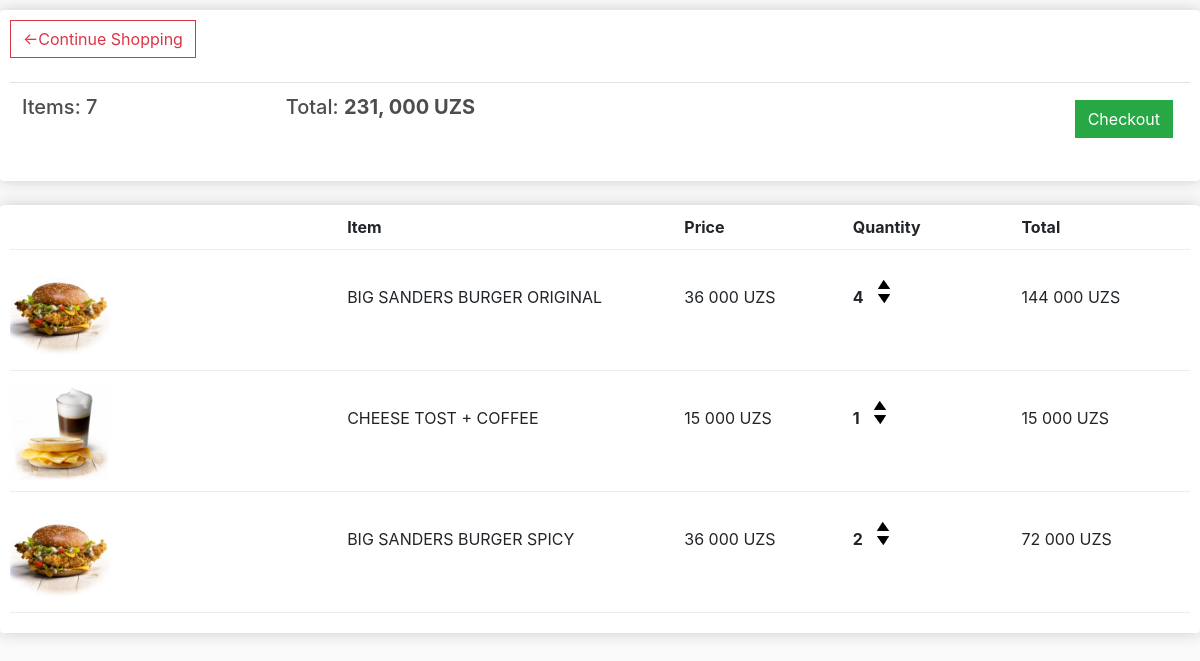
The app's page /cart/ (signed in) with its own data.
### app/models.py (models this page shows, shortened)
class CartFood(models.Model):
    food = models.ForeignKey(Food, on_delete=models.CASCADE, default='')
    user = models.ForeignKey(User, on_delete=models.CASCADE)
    quantity = models.PositiveIntegerField(default=1)

class Food(models.Model):
    restaurant = models.ForeignKey(Restaurant, on_delete=models.CASCADE)
    name = models.CharField(max_length=30)
    description = models.CharField(max_length=250)
    price = models.IntegerField()
    categories = models.ManyToManyField(Category, blank=True)
    image = models.ImageField(upload_to='images')

### app/views.py (the view)
# urls.py: path('cart/', views.cart, name='cart'),
@login_required(login_url='log_in')
def cart(request):
    cart_items = CartFood.objects.filter(user=request.user)
    total_price = sum([cart_item.quantity * cart_item.food.price for cart_item in cart_items])
    total_items = sum([cart_item.quantity for cart_item in cart_items])
    context = {
        'cart_items': cart_items,
        'total_price': total_price,
        'total_items': total_items
    }
    return render(request, 'app/cart.html', context)

### app/templates/app/cart.html (shortened to what this page needs)
<!DOCTYPE html>
<html lang="en">
<head>
    <link rel="stylesheet" href="https://stackpath.bootstrapcdn.com/bootstrap/4.4.1/css/bootstrap.min.css">
</head>
<body>
    <div class="row">
        <div class="col-lg-12">
            <div class="box-element">
                <a class="btn btn-outline-danger" href="{% url 'index' %}">&#x2190;Continue Shopping</a>
                <br>
                <br>
                <table class="table">
                    <tr>
                        <th><h5>Items: <strong></strong>{{total_items}}</strong></h5></th>
                        <th><h5>Total: <strong>{{total_price}}, 000 UZS</strong></h5></th>
                        <th>
                            <a class="btn btn-success" style="float: right;margin: 5px;" href="{% url 'checkout' %}">
                                Checkout
                            </a>
                        </th>
                    </tr>
                </table>
            </div>
            <br>
            <div class="box-element">
                <div class="cart-row">
                    <div style="flex: 2;"></div>
                    <div style="flex: 2;"><strong>Item</strong></div>
                    <div style="flex: 1;"><strong>Price</strong></div>
                    <div style="flex: 1;"><strong>Quantity</strong></div>
                    <div style="flex: 1;"><strong>Total</strong></div>
                </div>
                {% for item in cart_items %}
                    <div class="cart-row">
                        <div style="flex: 2;"><img class="row-image" src="{{ item.food.image.url }}" alt=""></div>
                        <div style="flex: 2;padding-top: 25px;"><p>{{item.food.name}}</p></div>
                        <div style="flex: 1;padding-top: 25px;">{{item.food.price}} 000 UZS</div>
                        <div style="flex: 1;padding-top: 15px;">
                            <p class="quantity">{{item.quantity}}</p>
                            <div class="quantity">
                                <a href="{% url 'add_to_cart' item.food.id %}"><img class="chg-quantity update-cart"  src="/media/images/arrow-up.png" alt=""></a>
                                <a href="{% url 'remove' item.id %}"><img class="chg-quantity update-cart" src="/media/images/arrow-down.png" alt=""></a>
                            </div>
                        </div>
                        <div style="flex: 1;padding-top: 25px;">{% widthratio item.quantity 1 item.food.price %} 000 UZS</div>
                    </div>
                {% endfor %}
            </div>
        </div>
    </div>
</body>
</html>

### app/templates/app/cart.html (style rules this page uses)
body { margin: 0; padding: 0; background-color: aliceblue; }
body { background-color: hsl(0, 0%, 98%); }
h1,h2,h3,h4,h5,h6 { color:hsl(0, 0%, 30%); }
.box-element { box-shadow:hsl(0, 0%, 80%) 0 0 16px; background-color: #fff; border-radius: 4px; padding: 10px; }
.col-lg-4, .col-lg-6, .col-lg-8, .col-lg-12 { margin-top: 10px; }
.btn { border-radius: 0; }
.row-image { width: 100px; }
.cart-row { display: flex; align-items: flex-stretch; padding-bottom: 10px; margin-bottom: 10px; border-bottom: 1px solid #ececec; }
.quantity { display: inline-block; font-weight: 700; padding-right:10px; }
.chg-quantity { width: 12px; cursor: pointer; display: block; margin-top: 5px; transition:.1s; }

### records on screen
CartFood: food.image (picture), food.name "BIG SANDERS BURGER ORIGINAL", food.price "36", quantity "4", quantity+food "144"
CartFood: food.image (picture), food.name "CHEESE TOST + COFFEE", food.price "15", quantity "1", quantity+food "15"
CartFood: food.image (picture), food.name "BIG SANDERS BURGER SPICY", food.price "36", quantity "2", quantity+food "72"

### other values on screen
{{ total_items }} "7"
{{ total_price }} "231"
